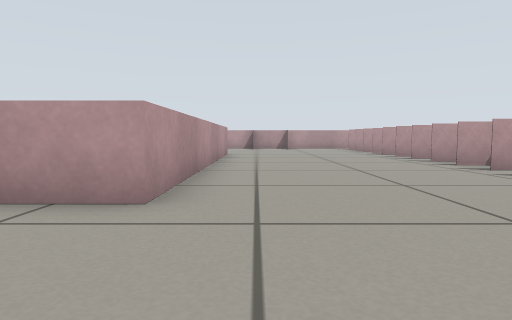
View 1 (above)

21 first-person views from a walk through a world built for the Gazebo simulator. The camera is 0.33 m above the floor, tilts 4° down and sees 75° across. The floor is counted in squares, 0.5 m on a side. Each view is taken from the middle of a square. On the plan, view 1 faces up. The plan holds only what a view shows up to about 10 squares ahead; the rest is blank.

View 2
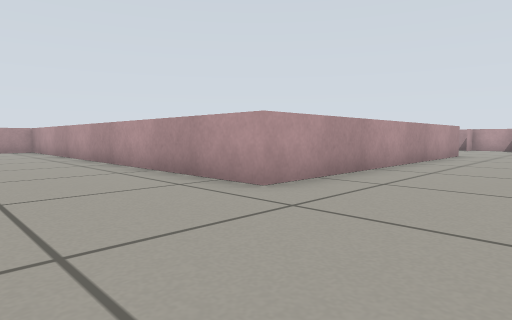

View 3
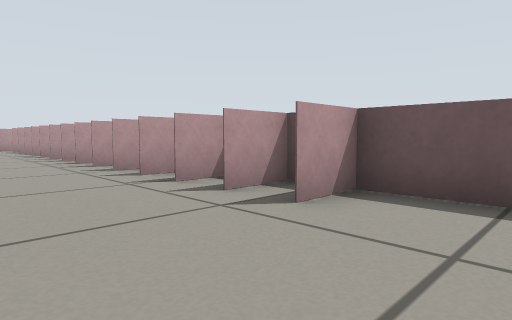

View 4
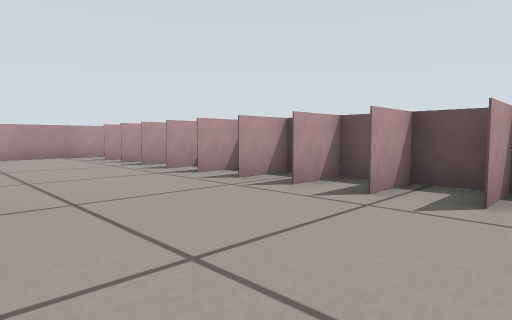

View 5
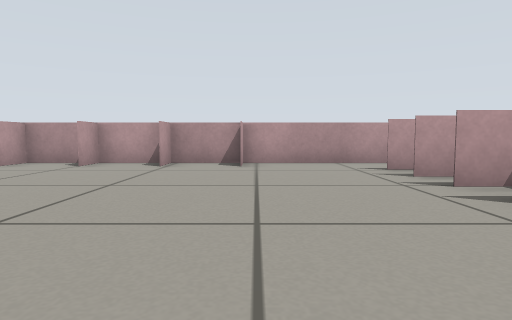

View 6
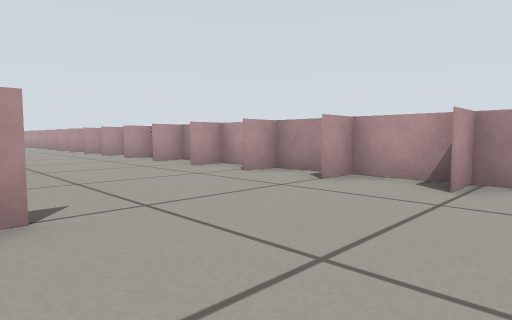

View 7
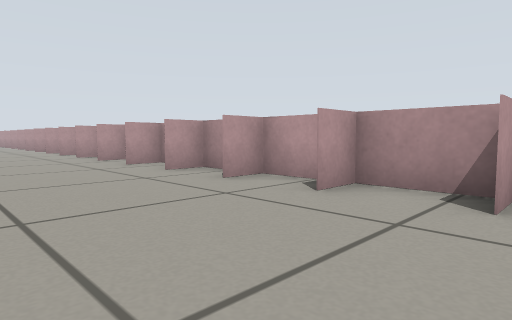

View 8
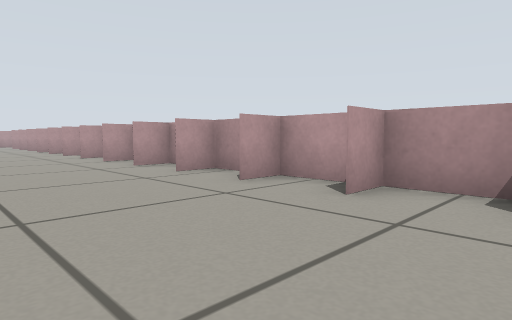

View 9
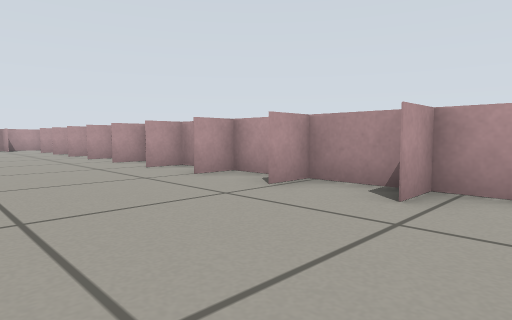

View 10
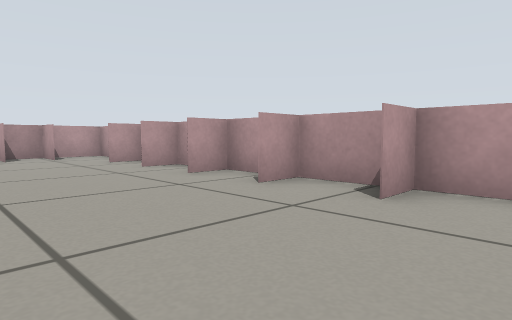

View 11
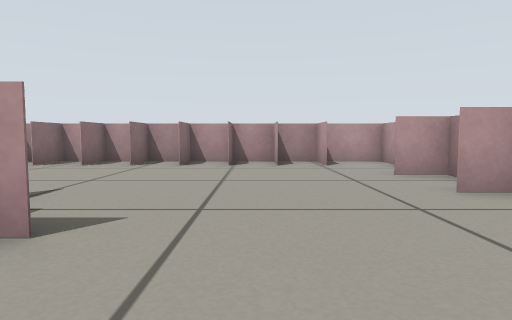

View 12
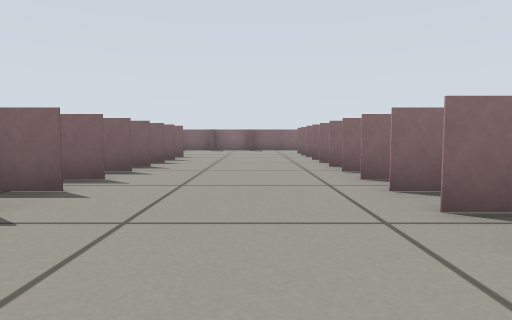

View 13
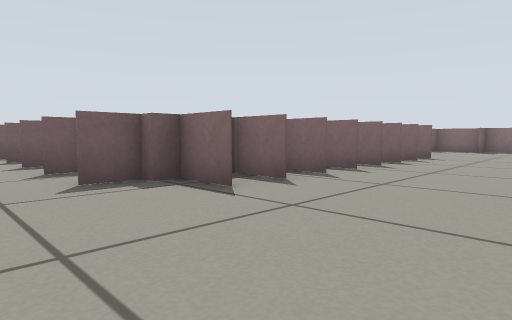

View 14
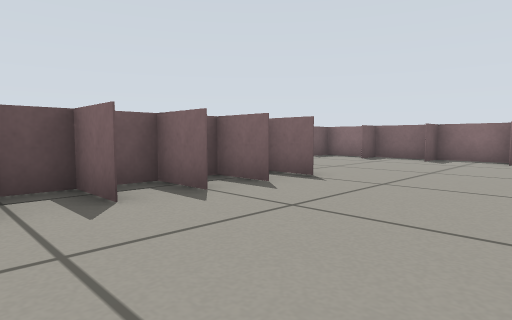

View 15
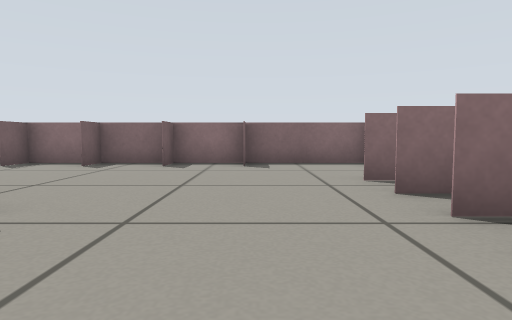

View 16
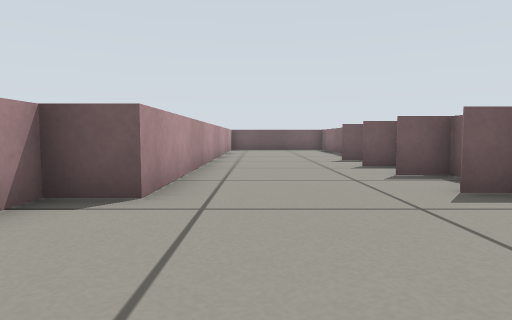

View 17
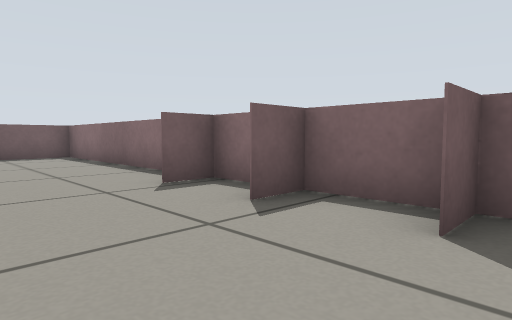

View 18
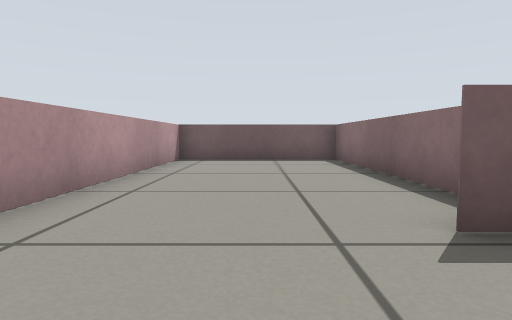

View 19
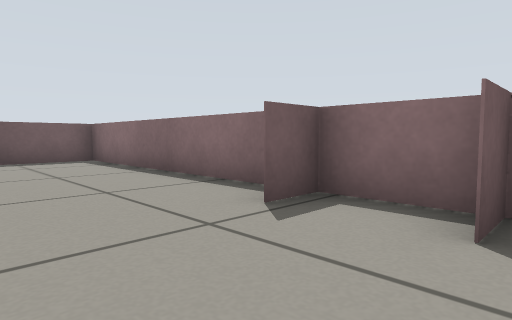

View 20
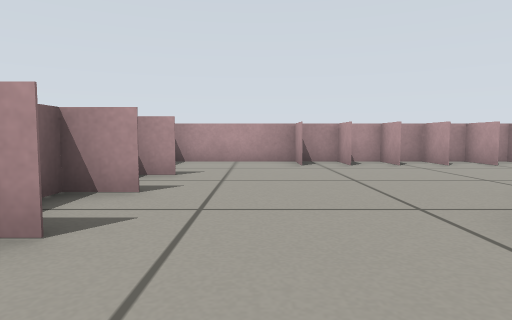

View 21
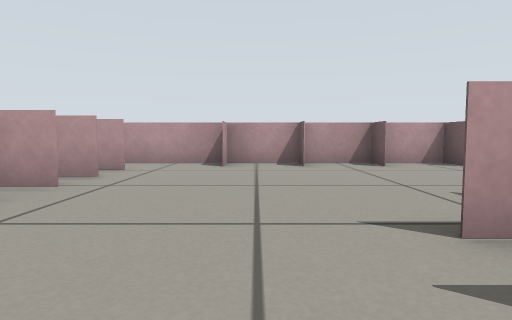

### Floor plan
Key: @ floor where view 1 was taken; # wall or solid block; . floor.
Columns run from 34 left of view 1 to 6 right of it. Each row starts with its distance up from view 1.
 19 ############# ###########################
 18 #..#.#.#.##.#.#.#.##.#.#.#.##.#.#.#.#...#
 17 ##.....................................##
 16 #.......................................#
 15 ##.....................................##
 14 ##...........  ..... ..................#
 13  #.....#.##.#                   #......#
 12  #....##                          .....#
 11  #....##                         #.....#
 10  #....#                          #.....#
  9  #....#                          #.....#
  8 ##....##                         #.....##
  7 ##....##                         #.....#
  6 #......#                         #......
  5 ##....##                         #.....#
  4 ##....##                         #.....##
  3 ##.....##############    #########.....##
  2 ##..................#    ..............##
  1 #...................#     ..............#
  0 #...................#           ..@.....
 -1 #..#.#.#.##.#.......#
 -2 #####################

Where each view was taken, in squares from view 1:
view 1: 0 up, 0 right, facing up
view 2: 0 up, 2 right, facing up-left
view 3: 0 up, 2 right, facing up-right
view 4: 7 up, 1 right, facing up-right
view 5: 10 up, 2 right, facing up
view 6: 13 up, 1 right, facing up-left
view 7: 14 up, 5 left, facing up-left
view 8: 14 up, 9 left, facing up-left
view 9: 14 up, 15 left, facing up-left
view 10: 14 up, 22 left, facing up-left
view 11: 15 up, 25 left, facing left
view 12: 15 up, 31 left, facing down
view 13: 15 up, 32 left, facing down-right
view 14: 9 up, 32 left, facing down-right
view 15: 7 up, 31 left, facing down
view 16: 2 up, 31 left, facing right
view 17: 2 up, 26 left, facing down-right
view 18: 1 up, 24 left, facing right
view 19: 2 up, 24 left, facing down-right
view 20: 1 up, 25 left, facing left
view 21: 10 up, 30 left, facing up
